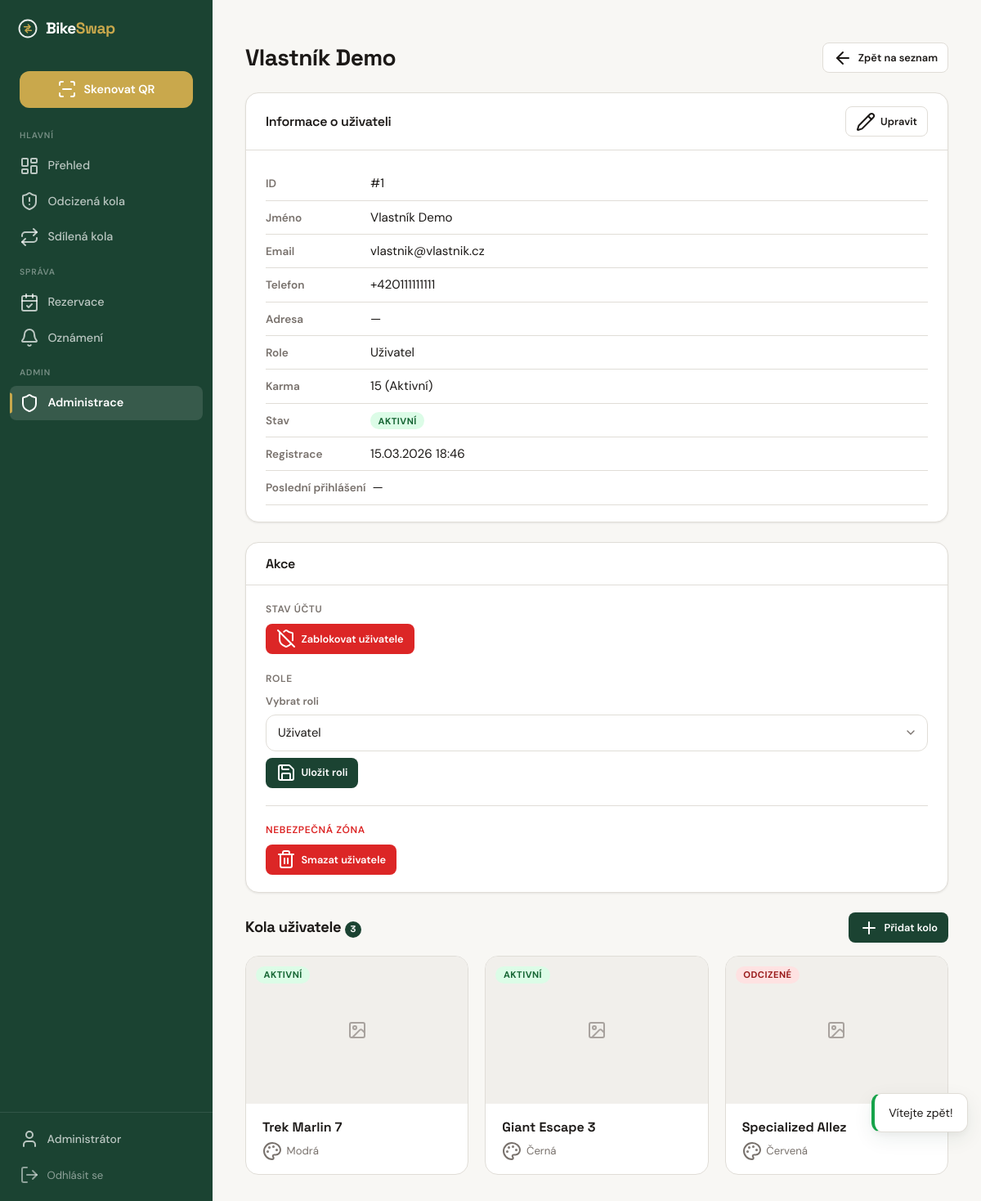
The page /admin/users/1 (signed in) on the database its author committed.
### tables this page shows
CREATE TABLE IF NOT EXISTS `users` (
    `id`                 INT UNSIGNED    NOT NULL AUTO_INCREMENT,
    `email`              VARCHAR(255)    NOT NULL,
    `password_hash`      VARCHAR(255)    NOT NULL,
    `role`               ENUM('user', 'police', 'admin') NOT NULL DEFAULT 'user',
    `first_name`         VARCHAR(50)     NOT NULL,
    `surname`            VARCHAR(50)     NOT NULL DEFAULT '',
    `phone`              VARCHAR(20)     NULL DEFAULT NULL,
    `address`            VARCHAR(255)    NULL DEFAULT NULL,
    `is_verified`        TINYINT(1)      NOT NULL DEFAULT 0,
    `verification_token` VARCHAR(64)     NULL DEFAULT NULL,
    `password_reset_token`   VARCHAR(64) NULL DEFAULT NULL,
    `password_reset_expires` DATETIME    NULL DEFAULT NULL,
    `totp_secret`        VARCHAR(255)    NULL DEFAULT NULL,
    `totp_enabled`       TINYINT(1)      NOT NULL DEFAULT 0,
    `karma_score`        INT             NOT NULL DEFAULT 0,
    `is_banned`          TINYINT(1)      NOT NULL DEFAULT 0,
    `created_at`         DATETIME        NOT NULL DEFAULT CURRENT_TIMESTAMP,
    `updated_at`         DATETIME        NOT NULL DEFAULT CURRENT_TIMESTAMP ON UPDATE CURRENT_TIMESTAMP,
    `last_login_at`      DATETIME        NULL DEFAULT NULL,

    PRIMARY KEY (`id`),
    UNIQUE KEY `uq_users_email` (`email`),
    KEY `idx_users_role` (`role`)
);

CREATE TABLE IF NOT EXISTS `bikes` (
    `id`                   INT UNSIGNED    NOT NULL AUTO_INCREMENT,
    `owner_id`             INT UNSIGNED    NOT NULL,
    `qr_hash`              VARCHAR(64)     NOT NULL,
    `brand`                VARCHAR(100)    NOT NULL,
    `model`                VARCHAR(100)    NULL DEFAULT NULL,
    `color`                VARCHAR(50)     NOT NULL,
    `frame_number`         VARCHAR(100)    NULL DEFAULT NULL,
    `year_of_manufacture`  SMALLINT UNSIGNED NULL DEFAULT NULL,
    `description`          TEXT            NULL DEFAULT NULL,
    `status`               ENUM('active', 'stolen', 'found', 'recovered') NOT NULL DEFAULT 'active',
    `is_shared`            TINYINT(1)      NOT NULL DEFAULT 0,
    `auto_accept`          TINYINT(1)      NOT NULL DEFAULT 0,
    `availability_days`    VARCHAR(20)     DEFAULT NULL,
    `created_at`           DATETIME        NOT NULL DEFAULT CURRENT_TIMESTAMP,
    `updated_at`           DATETIME        NOT NULL DEFAULT CURRENT_TIMESTAMP ON UPDATE CURRENT_TIMESTAMP,

    PRIMARY KEY (`id`),
    UNIQUE KEY `uq_bikes_qr_hash` (`qr_hash`),
    KEY `idx_bikes_owner` (`owner_id`),
    KEY `idx_bikes_status` (`status`),
    KEY `idx_bikes_shared` (`is_shared`),
    CONSTRAINT `fk_bikes_owner` FOREIGN KEY (`owner_id`) REFERENCES `users` (`id`) ON DELETE CASCADE
);

### templates/admin/user-detail.php (the view, shortened to what the rows shown need)
<div class="page-header">
  <h1><?= e($user->getName()) ?></h1>
  <div class="page-header-actions">
    <a href="/admin/users" class="btn btn-secondary btn-sm">
    </a>
  </div>
</div>
<div class="card mb-lg">
  <div class="card-body">
    <div id="user-info-view">
      <div class="info-row">
        <span class="info-label">ID</span>
        <span class="info-value">#<?= $user->getId() ?></span>
      </div>
      <div class="info-row">
        <span class="info-label">Jméno</span>
        <span class="info-value"><?= e($user->getName()) ?></span>
      </div>
      <div class="info-row">
        <span class="info-label">Email</span>
        <span class="info-value"><?= e($user->getEmail()) ?></span>
      </div>
      <div class="info-row">
        <span class="info-label">Telefon</span>
        <span class="info-value"><?= $user->getPhone() ? e($user->getPhone()) : '—' ?></span>
      </div>
      <div class="info-row">
        <span class="info-label">Role</span>
        <span class="info-value">
          <?php $roleLabels = ['user' => 'Uživatel', 'police' => 'Policie', 'admin' => 'Admin']; ?>
          <?= $roleLabels[$user->getRole()] ?? $user->getRole() ?>
        </span>
      </div>
      <div class="info-row">
        <span class="info-label">Karma</span>
        <span class="info-value"><?= $user->getKarmaScore() ?> (<?= e($user->getKarmaLevel()) ?>)</span>
      </div>
      <div class="info-row">
        <span class="info-label">Registrace</span>
        <span class="info-value"><?= date('d.m.Y H:i', strtotime($user->getCreatedAt())) ?></span>
      </div>
    </div>
  </div>
</div>
<?php if ($user->getId() !== $currentUser->getId()): ?>
  <div class="card mb-lg">
    <div class="card-header">
      <h3>Akce</h3>
    </div>
    <div class="card-body" style="display:flex;flex-direction:column;gap:1.25rem">
      <?php if (!$user->isAdmin()): ?>
        <div>
          <p style="font-size:0.75rem;font-weight:600;text-transform:uppercase;letter-spacing:0.05em;color:var(--text-muted);margin-bottom:0.5rem">
            Stav účtu
          </p>
          <?php if ($user->isBanned()): ?>
            <form method="POST" action="/admin/users/<?= $user->getId() ?>/unban">
              <input type="hidden" name="_csrf" value="<?= e($csrf ?? $session->csrfToken()) ?>">
              <button type="submit" class="btn btn-success btn-sm">
                <i data-lucide="shield-check"></i> Odblokovat uživatele
              </button>
            </form>
          <?php else: ?>
            <form method="POST" action="/admin/users/<?= $user->getId() ?>/ban">
              <button type="submit" class="btn btn-danger btn-sm"
                      data-confirm="Opravdu chcete tohoto uživatele zablokovat?">
                <i data-lucide="shield-off"></i> Zablokovat uživatele
              </button>
            </form>
          <?php endif; ?>
        </div>
      <?php endif; ?>
      <div>
        <p style="font-size:0.75rem;font-weight:600;text-transform:uppercase;letter-spacing:0.05em;color:var(--text-muted);margin-bottom:0.5rem">
          Role
        </p>
        <form method="POST" action="/admin/users/<?= $user->getId() ?>/role">
          <div class="form-group" style="margin-bottom:0.5rem">
            <label for="role-select" style="font-size:0.8rem;color:var(--text-muted)">Vybrat roli</label>
            <select id="role-select" name="role" class="form-control">
              <option value="user" <?= $user->getRole() === 'user' ? 'selected' : '' ?>>Uživatel</option>
            </select>
          </div>
          <button type="submit" class="btn btn-primary btn-sm">
            <i data-lucide="save"></i> Uložit roli
          </button>
        </form>
      </div>
      <?php if (!$user->isAdmin()): ?>
        <hr style="border:none;border-top:1px solid var(--border);margin:0">
        <div>
          <p style="font-size:0.75rem;font-weight:600;text-transform:uppercase;letter-spacing:0.05em;color:var(--danger);margin-bottom:0.5rem">
            Nebezpečná zóna
          </p>
          <form method="POST" action="/admin/users/<?= $user->getId() ?>/delete">
            <button type="submit" class="btn btn-danger btn-sm"
                    data-confirm="Opravdu chcete tohoto uživatele TRVALE smazat? Tato akce je nevratná.">
              <i data-lucide="trash-2"></i> Smazat uživatele
            </button>
          </form>
        </div>
      <?php endif; ?>
    </div>
  </div>
<?php endif; ?>
<div class="section-title-row">
  <h2 class="section-title">
    Kola uživatele
    <span class="badge-count"><?= count($bikes) ?></span>
  </h2>
</div>
<?php if (empty($bikes)): ?>
  <div class="card">
    <div class="card-body">
      <p class="text-muted text-center">Tento uživatel nemá žádná kola.</p>
    </div>
  </div>
<?php else: ?>
  <div class="bike-grid">
    <?php foreach ($bikes as $bike): ?>
      <a href="/admin/bikes/<?= $bike->getId() ?>" class="bike-card card-hover" style="text-decoration:none;color:inherit">
        <div class="bike-card-photo-wrap">
          <?php $primaryPhoto = $bike->getPrimaryPhoto(); ?>
          <?php if ($primaryPhoto): ?>
            <img src="<?= e($primaryPhoto->getUrl()) ?>" alt="<?= e($bike->getFullName()) ?>" class="bike-card-photo">
          <?php else: ?>
            <div class="bike-card-photo-placeholder"><i data-lucide="image"></i></div>
          <?php endif; ?>
          <div class="bike-card-badges">
            <?php
              $statusLabels = ['active' => 'Aktivní', 'stolen' => 'Odcizené', 'shared' => 'Sdílené', 'inactive' => 'Neaktivní'];
            ?>
            <span class="status-badge status-<?= e($bike->getStatus()) ?>">
              <?= e($statusLabels[$bike->getStatus()] ?? $bike->getStatus()) ?>
            </span>
          </div>
        </div>
        <div class="bike-card-body">
          <div class="bike-card-name"><?= e($bike->getFullName()) ?></div>
          <div class="bike-card-meta"><i data-lucide="palette"></i> <?= e($bike->getColor()) ?></div>
        </div>
      </a>
    <?php endforeach; ?>
  </div>
<?php endif; ?>

### templates/layouts/app.php (shortened to what the rows shown need)
<!DOCTYPE html>
<html lang="cs">
<head>
  <link rel="stylesheet" href="/css/style.css">
</head>
<body class="layout-app">
<div class="app-shell">
  <aside class="sidebar">
    <div class="sidebar-footer">
      <?php if (isset($currentUser)): ?>
        <a href="/profile" class="sidebar-profile-link">
          <i data-lucide="user"></i> <?= e($currentUser->getName()) ?>
        </a>
      <?php endif; ?>
      <?php if (isset($session)): ?>
        <form method="POST" action="/logout" style="margin:0">
          <button type="submit" class="sidebar-logout-btn">
          </button>
        </form>
      <?php endif; ?>
    </div>
  </aside>
  <main class="page-content">
    <?= $content ?? '' ?>
  </main>
</div>
</body>
</html>

### rows shown on the page
users: first_name "Administrátor"
users: $user->getName() "Vlastník Demo", id "1", email "vlastnik@vlastnik.cz", phone "+420111111111", role "Uživatel", karma_score "15", karma_score "Aktivní", created_at "15.03.2026 18:46"
bikes: status "AKTIVNÍ", $bike->getFullName() "Trek Marlin 7", color "Modrá"
bikes: status "AKTIVNÍ", $bike->getFullName() "Giant Escape 3", color "Černá"
bikes: status "ODCIZENÉ", $bike->getFullName() "Specialized Allez", color "Červená"

### other values the page prints
count($bikes) "3"
